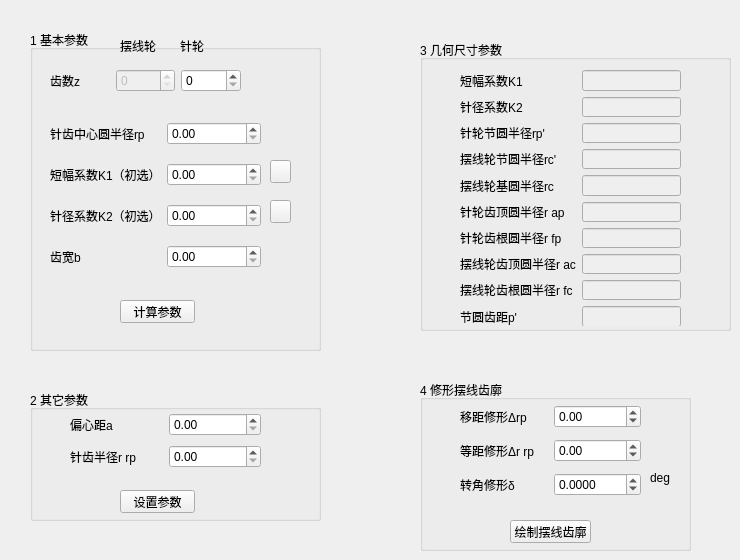
    <widget class="QWidget" name="tab_second_advanced">
     <attribute name="icon">
      <iconset>
       <normaloff>icons/advancetaskmanager.ico</normaloff>icons/advancetaskmanager.ico</iconset>
     </attribute>
     <attribute name="title">
      <string>二级摆线针轮 设计</string>
     </attribute>
     <widget class="QGroupBox" name="groupBox_9">
      <property name="geometry">
       <rect>
        <x>30</x>
        <y>30</y>
        <width>291</width>
        <height>321</height>
       </rect>
      </property>
      <property name="title">
       <string>1 基本参数</string>
      </property>
      <widget class="QWidget" name="horizontalLayoutWidget">
       <property name="geometry">
        <rect>
         <x>20</x>
         <y>30</y>
         <width>191</width>
         <height>41</height>
        </rect>
       </property>
       <layout class="QHBoxLayout" name="horizontalLayout">
        <item>
         <widget class="QLabel" name="label_65">
          <property name="text">
           <string>齿数z</string>
          </property>
         </widget>
        </item>
        <item>
         <widget class="QSpinBox" name="spinBox_second_zc">
          <property name="enabled">
           <bool>false</bool>
          </property>
         </widget>
        </item>
        <item>
         <widget class="QSpinBox" name="spinBox_second_zp"/>
        </item>
       </layout>
      </widget>
      <widget class="QLabel" name="label_66">
       <property name="geometry">
        <rect>
         <x>90</x>
         <y>10</y>
         <width>54</width>
         <height>12</height>
        </rect>
       </property>
       <property name="text">
        <string>摆线轮</string>
       </property>
      </widget>
      <widget class="QLabel" name="label_67">
       <property name="geometry">
        <rect>
         <x>150</x>
         <y>10</y>
         <width>54</width>
         <height>12</height>
        </rect>
       </property>
       <property name="text">
        <string>针轮</string>
       </property>
      </widget>
      <widget class="QWidget" name="gridLayoutWidget_10">
       <property name="geometry">
        <rect>
         <x>20</x>
         <y>80</y>
         <width>211</width>
         <height>171</height>
        </rect>
       </property>
       <layout class="QGridLayout" name="gridLayout_10">
        <item row="7" column="0">
         <widget class="QLabel" name="label_74">
          <property name="text">
           <string>齿宽b</string>
          </property>
         </widget>
        </item>
        <item row="2" column="1">
         <widget class="QDoubleSpinBox" name="doubleSpinBox_second_rp"/>
        </item>
        <item row="5" column="0">
         <widget class="QLabel" name="label_73">
          <property name="text">
           <string>针径系数K2（初选）</string>
          </property>
         </widget>
        </item>
        <item row="7" column="1">
         <widget class="QDoubleSpinBox" name="doubleSpinBox_second_b"/>
        </item>
        <item row="5" column="1">
         <widget class="QDoubleSpinBox" name="doubleSpinBox_second_k2_origin"/>
        </item>
        <item row="3" column="0">
         <widget class="QLabel" name="label_69">
          <property name="text">
           <string>短幅系数K1（初选）</string>
          </property>
         </widget>
        </item>
        <item row="2" column="0">
         <widget class="QLabel" name="label_80">
          <property name="text">
           <string>针齿中心圆半径rp</string>
          </property>
         </widget>
        </item>
        <item row="3" column="1">
         <widget class="QDoubleSpinBox" name="doubleSpinBox_second_k1_origin"/>
        </item>
       </layout>
      </widget>
      <widget class="QPushButton" name="pushButton_second_k1_origin">
       <property name="geometry">
        <rect>
         <x>240</x>
         <y>130</y>
         <width>21</width>
         <height>23</height>
        </rect>
       </property>
       <property name="text">
        <string/>
       </property>
       <property name="icon">
        <iconset>
         <normaloff>icons/exclamation_mark.png</normaloff>icons/exclamation_mark.png</iconset>
       </property>
      </widget>
      <widget class="QPushButton" name="pushButton_second_k2_origin">
       <property name="geometry">
        <rect>
         <x>240</x>
         <y>170</y>
         <width>21</width>
         <height>23</height>
        </rect>
       </property>
       <property name="text">
        <string/>
       </property>
       <property name="icon">
        <iconset>
         <normaloff>icons/exclamation_mark.png</normaloff>icons/exclamation_mark.png</iconset>
       </property>
      </widget>
      <widget class="QPushButton" name="pushButton_second_calculate">
       <property name="geometry">
        <rect>
         <x>90</x>
         <y>270</y>
         <width>75</width>
         <height>23</height>
        </rect>
       </property>
       <property name="text">
        <string>计算参数</string>
       </property>
      </widget>
     </widget>
     <widget class="QGroupBox" name="groupBox_10">
      <property name="geometry">
       <rect>
        <x>420</x>
        <y>40</y>
        <width>311</width>
        <height>291</height>
       </rect>
      </property>
      <property name="title">
       <string>3 几何尺寸参数</string>
      </property>
      <widget class="QWidget" name="gridLayoutWidget_11">
       <property name="geometry">
        <rect>
         <x>40</x>
         <y>30</y>
         <width>221</width>
         <height>256</height>
        </rect>
       </property>
       <layout class="QGridLayout" name="gridLayout_11">
        <item row="9" column="0">
         <widget class="QLabel" name="label_85">
          <property name="text">
           <string>摆线轮齿根圆半径r fc</string>
          </property>
         </widget>
        </item>
        <item row="5" column="1">
         <widget class="QLineEdit" name="lineEdit_second_rc">
          <property name="enabled">
           <bool>false</bool>
          </property>
         </widget>
        </item>
        <item row="10" column="0">
         <widget class="QLabel" name="label_86">
          <property name="text">
           <string>节圆齿距p'</string>
          </property>
         </widget>
        </item>
        <item row="8" column="0">
         <widget class="QLabel" name="label_84">
          <property name="text">
           <string>摆线轮齿顶圆半径r ac</string>
          </property>
         </widget>
        </item>
        <item row="2" column="0">
         <widget class="QLabel" name="label_78">
          <property name="text">
           <string>针轮节圆半径rp'</string>
          </property>
         </widget>
        </item>
        <item row="2" column="1">
         <widget class="QLineEdit" name="lineEdit_second_rp_pie">
          <property name="enabled">
           <bool>false</bool>
          </property>
         </widget>
        </item>
        <item row="3" column="1">
         <widget class="QLineEdit" name="lineEdit_second_rc_pie">
          <property name="enabled">
           <bool>false</bool>
          </property>
         </widget>
        </item>
        <item row="3" column="0">
         <widget class="QLabel" name="label_79">
          <property name="text">
           <string>摆线轮节圆半径rc'</string>
          </property>
         </widget>
        </item>
        <item row="0" column="0">
         <widget class="QLabel" name="label_71">
          <property name="text">
           <string>短幅系数K1</string>
          </property>
         </widget>
        </item>
        <item row="5" column="0">
         <widget class="QLabel" name="label_81">
          <property name="text">
           <string>摆线轮基圆半径rc</string>
          </property>
         </widget>
        </item>
        <item row="9" column="1">
         <widget class="QLineEdit" name="lineEdit_second_r_fc">
          <property name="enabled">
           <bool>false</bool>
          </property>
         </widget>
        </item>
        <item row="7" column="1">
         <widget class="QLineEdit" name="lineEdit_second_r_fp">
          <property name="enabled">
           <bool>false</bool>
          </property>
         </widget>
        </item>
        <item row="6" column="0">
         <widget class="QLabel" name="label_82">
          <property name="text">
           <string>针轮齿顶圆半径r ap</string>
          </property>
         </widget>
        </item>
        <item row="8" column="1">
         <widget class="QLineEdit" name="lineEdit_second_r_ac">
          <property name="enabled">
           <bool>false</bool>
          </property>
         </widget>
        </item>
        <item row="6" column="1">
         <widget class="QLineEdit" name="lineEdit_second_r_ap">
          <property name="enabled">
           <bool>false</bool>
          </property>
         </widget>
        </item>
        <item row="10" column="1">
         <widget class="QLineEdit" name="lineEdit_second_p_pie">
          <property name="enabled">
           <bool>false</bool>
          </property>
         </widget>
        </item>
        <item row="1" column="0">
         <widget class="QLabel" name="label_68">
          <property name="text">
           <string>针径系数K2</string>
          </property>
         </widget>
        </item>
        <item row="1" column="1">
         <widget class="QLineEdit" name="lineEdit_second_k2">
          <property name="enabled">
           <bool>false</bool>
          </property>
         </widget>
        </item>
        <item row="0" column="1">
         <widget class="QLineEdit" name="lineEdit_second_k1">
          <property name="enabled">
           <bool>false</bool>
          </property>
         </widget>
        </item>
        <item row="7" column="0">
         <widget class="QLabel" name="label_83">
          <property name="text">
           <string>针轮齿根圆半径r fp</string>
          </property>
         </widget>
        </item>
       </layout>
      </widget>
     </widget>
     <widget class="QGroupBox" name="groupBox_11">
      <property name="geometry">
       <rect>
        <x>30</x>
        <y>390</y>
        <width>291</width>
        <height>131</height>
       </rect>
      </property>
      <property name="title">
       <string>2 其它参数</string>
      </property>
      <widget class="QWidget" name="gridLayoutWidget_12">
       <property name="geometry">
        <rect>
         <x>40</x>
         <y>20</y>
         <width>191</width>
         <height>61</height>
        </rect>
       </property>
       <layout class="QGridLayout" name="gridLayout_12">
        <item row="0" column="0">
         <widget class="QLabel" name="label_70">
          <property name="text">
           <string>偏心距a</string>
          </property>
         </widget>
        </item>
        <item row="0" column="1">
         <widget class="QDoubleSpinBox" name="doubleSpinBox_second_a">
          <property name="enabled">
           <bool>true</bool>
          </property>
         </widget>
        </item>
        <item row="1" column="0">
         <widget class="QLabel" name="label_75">
          <property name="text">
           <string>针齿半径r rp</string>
          </property>
         </widget>
        </item>
        <item row="1" column="1">
         <widget class="QDoubleSpinBox" name="doubleSpinBox_second_r_rp"/>
        </item>
       </layout>
      </widget>
      <widget class="QPushButton" name="pushButton_second_set">
       <property name="geometry">
        <rect>
         <x>90</x>
         <y>100</y>
         <width>75</width>
         <height>23</height>
        </rect>
       </property>
       <property name="text">
        <string>设置参数</string>
       </property>
      </widget>
     </widget>
     <widget class="QGroupBox" name="groupBox_12">
      <property name="geometry">
       <rect>
        <x>420</x>
        <y>380</y>
        <width>271</width>
        <height>171</height>
       </rect>
      </property>
      <property name="title">
       <string>4 修形摆线齿廓</string>
      </property>
      <widget class="QPushButton" name="pushButton_second_draw_cycloid_gear">
       <property name="geometry">
        <rect>
         <x>90</x>
         <y>140</y>
         <width>81</width>
         <height>23</height>
        </rect>
       </property>
       <property name="text">
        <string>绘制摆线齿廓</string>
       </property>
      </widget>
      <widget class="QWidget" name="gridLayoutWidget_13">
       <property name="geometry">
        <rect>
         <x>40</x>
         <y>20</y>
         <width>181</width>
         <height>101</height>
        </rect>
       </property>
       <layout class="QGridLayout" name="gridLayout_13">
        <item row="2" column="0">
         <widget class="QLabel" name="label_87">
          <property name="text">
           <string>转角修形δ</string>
          </property>
         </widget>
        </item>
        <item row="2" column="1">
         <widget class="QDoubleSpinBox" name="doubleSpinBox_second_delta">
          <property name="decimals">
           <number>4</number>
          </property>
          <property name="minimum">
           <double>-99.000000000000000</double>
          </property>
         </widget>
        </item>
        <item row="0" column="1">
         <widget class="QDoubleSpinBox" name="doubleSpinBox_second_delta_rp">
          <property name="minimum">
           <double>-99.000000000000000</double>
          </property>
         </widget>
        </item>
        <item row="1" column="1">
         <widget class="QDoubleSpinBox" name="doubleSpinBox_second_delta_r_rp">
          <property name="minimum">
           <double>-99.000000000000000</double>
          </property>
         </widget>
        </item>
        <item row="0" column="0">
         <widget class="QLabel" name="label_76">
          <property name="text">
           <string>移距修形Δrp</string>
          </property>
         </widget>
        </item>
        <item row="1" column="0">
         <widget class="QLabel" name="label_77">
          <property name="text">
           <string>等距修形Δr rp</string>
          </property>
         </widget>
        </item>
       </layout>
      </widget>
      <widget class="QLabel" name="label_88">
       <property name="geometry">
        <rect>
         <x>230</x>
         <y>90</y>
         <width>21</width>
         <height>16</height>
        </rect>
       </property>
       <property name="text">
        <string>deg</string>
       </property>
      </widget>
     </widget>
    </widget>
